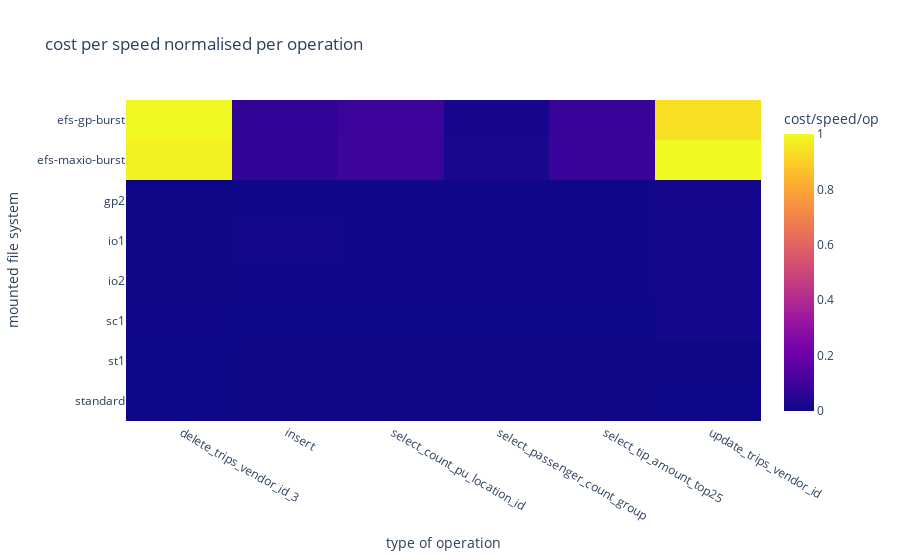

This figure's notebook cell:
### Code cell
fig = plx.imshow(plot_data, aspect=('auto'), title='cost per speed normalised per operation', labels={'x':'type of operation', 'y':'mounted file system', 'color':'cost/speed/op'})
fig.write_html('../datavis/exp2_cost_div_speed_norm_ops.html')
fig.show()

### Figure 1 — Plotly figure (JSON) as saved in the notebook; plotly's stock layout.template omitted (floating-point values rounded to 4 significant figures)
{"data": [{"coloraxis": "coloraxis", "hovertemplate": "type of operation: %{x}<br>mounted file system: %{y}<br>cost/speed/op: %{z}<extra></extra>", "type": "heatmap", "x": [" delete_trips_vendor_id_3", " insert", " select_count_pu_location_id", " select_passenger_count_group", " select_tip_amount_top25", " update_trips_vendor_id"], "y": ["efs-gp-burst", "efs-maxio-burst", "gp2", "io1", "io2", "sc1", "st1", "standard"], "z": [[1, 0.06843, 0.0944, 0.02241, 0.08553, 0.9417], [0.98, 0.07372, 0.09304, 0.02432, 0.08474, 1], [0.001731, 0.006632, 0.006096, 0.005489, 0.005857, 0.01361], [0.001807, 0.008788, 0.008083, 0.007231, 0.007851, 0.01622], [0.001832, 0.008762, 0.008022, 0.007185, 0.008458, 0.01604], [0.002532, 0, 0, 0, 0, 0.011], [0.0009511, 0.001709, 0.00157, 0.001429, 0.001514, 0.001314], [0, 0.002123, 0.001964, 0.001876, 0.001965, 0]]}], "layout": {"coloraxis": {"colorbar": {"title": {"text": "cost/speed/op"}}, "colorscale": [[0, "#0d0887"], [0.1111, "#46039f"], [0.2222, "#7201a8"], [0.3333, "#9c179e"], [0.4444, "#bd3786"], [0.5556, "#d8576b"], [0.6667, "#ed7953"], [0.7778, "#fb9f3a"], [0.8889, "#fdca26"], [1, "#f0f921"]]}, "title": {"text": "cost per speed normalised per operation"}, "xaxis": {"title": {"text": "type of operation"}}, "yaxis": {"autorange": "reversed", "title": {"text": "mounted file system"}}}}
